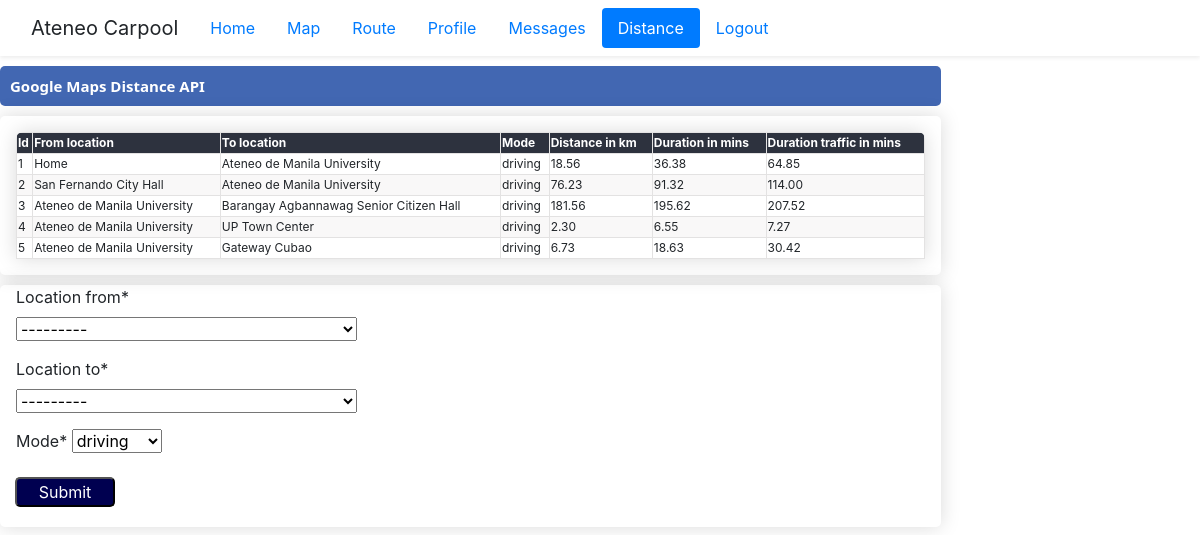
The page /distance on the database as committed earlier.
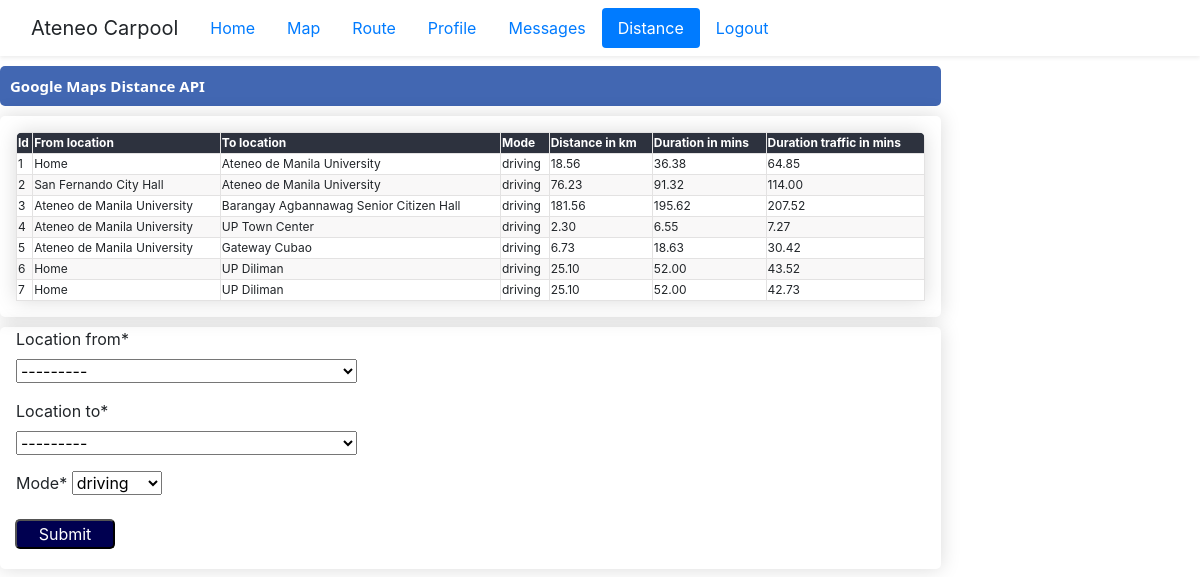
The same page on the database as committed later.
### project_content/models.py (models this page shows, shortened)
class Distances (models.Model):
    from_location = models.ForeignKey(Locations, related_name = 'from_location', on_delete=models.CASCADE)
    to_location = models.ForeignKey(Locations, related_name = 'to_location', on_delete=models.CASCADE)
    mode = models.CharField(max_length=200, blank=True, null=True)
    distance_km = models.DecimalField(max_digits=10, decimal_places=2)
    duration_mins = models.DecimalField(max_digits=10, decimal_places=2)
    duration_traffic_mins = models.DecimalField(max_digits=10, decimal_places=2,blank=True, null=True)
    created_at = models.DateTimeField(auto_now_add=True,blank=True, null=True)
    edited_at = models.DateTimeField(auto_now=True)

class Locations(models.Model):
    name = models.CharField(max_length=500)
    zipcode = models.CharField(max_length=200, blank=True, null=True)
    city = models.CharField(max_length=200, blank=True, null=True)
    country = models.CharField(max_length=200, blank=True, null=True)
    address = models.CharField(max_length=200, blank=True, null=True)
    created_at = models.DateTimeField(auto_now_add=True, blank=True, null=True)
    edited_at = models.DateTimeField(auto_now=True)
    lat = models.CharField(max_length=200,blank=True, null=True)
    lng = models.CharField(max_length=200,blank=True, null=True)
    place_id = models.CharField(max_length=200,blank=True, null=True)
    def __str__(self):
        return self.name

### project_content/views.py (the view, shortened to what this page needs)
# urls.py: path("distance", DistanceView.as_view(), name='distance'),
class DistanceView(View):
    template_name = "project_content/distance.html"
    def get(self, request):
        form = DistanceForm
        distances = Distances.objects.all()
        context = {
            'form':form,
            'distances':distances
        }
        return render(request, self.template_name, context)

### project_content/templates/project_content/distance.html (shortened to what this page needs)
{% extends 'project_content/base.html' %}
{% load crispy_forms_tags %}
{% block content %}
<div class="pageholder">
    <div class="titleholder">
        <div class="title"> Google Maps Distance API </div>
    </div>
    <div class="linkholder">
        {% if distances.count == 0 %}
            <div> No data available </div>
        {% else %}
            <table id="ourtable3" class="myTable m-3">
                <thead>
                    <tr>
                        <th>Id</th>
                        <th>From location</th>
                        <th>To location</th>
                        <th>Mode</th>
                        <th>Distance in km</th>
                        <th>Duration in mins</th>
                        <th>Duration traffic in mins</th>
                    </tr>
                </thead>
                <tbody>
                    {% for a in distances %}
                    <tr>
                        <td> {{a.id}} </td>
                        <td> {{a.from_location}} </td>
                        <td> {{a.to_location}} </td>
                        <td> {{a.mode}} </td>
                        <td> {{a.distance_km}} </td>
                        <td> {{a.duration_mins}} </td>
                        <td> {{a.duration_traffic_mins}} </td>
                    </tr>
                    {% endfor%}
                </tbody>
            </table>
        {% endif %}
     </div>
     <form method="post">
        <div class="linkholder">
            <div class="form1 ml-3"> {{form.from_location|as_crispy_field}} </div>
            <div class="form1 ml-3"> {{form.to_location|as_crispy_field}} </div>
            <div class="form1 ml-3"> {{form.mode|as_crispy_field}} </div>
            <button class="ourbutton" type="submit"> Submit </button>
        </div>
    </form>
</div>
{% endblock %}

Rows that differ between the two databases and show on the page:
added Distances: id "6", from_location "Home", to_location "UP Diliman", mode "driving", distance_km "25.10", duration_mins "52.00", duration_traffic_mins "43.52"
added Distances: id "7", from_location "Home", to_location "UP Diliman", mode "driving", distance_km "25.10", duration_mins "52.00", duration_traffic_mins "42.73"
